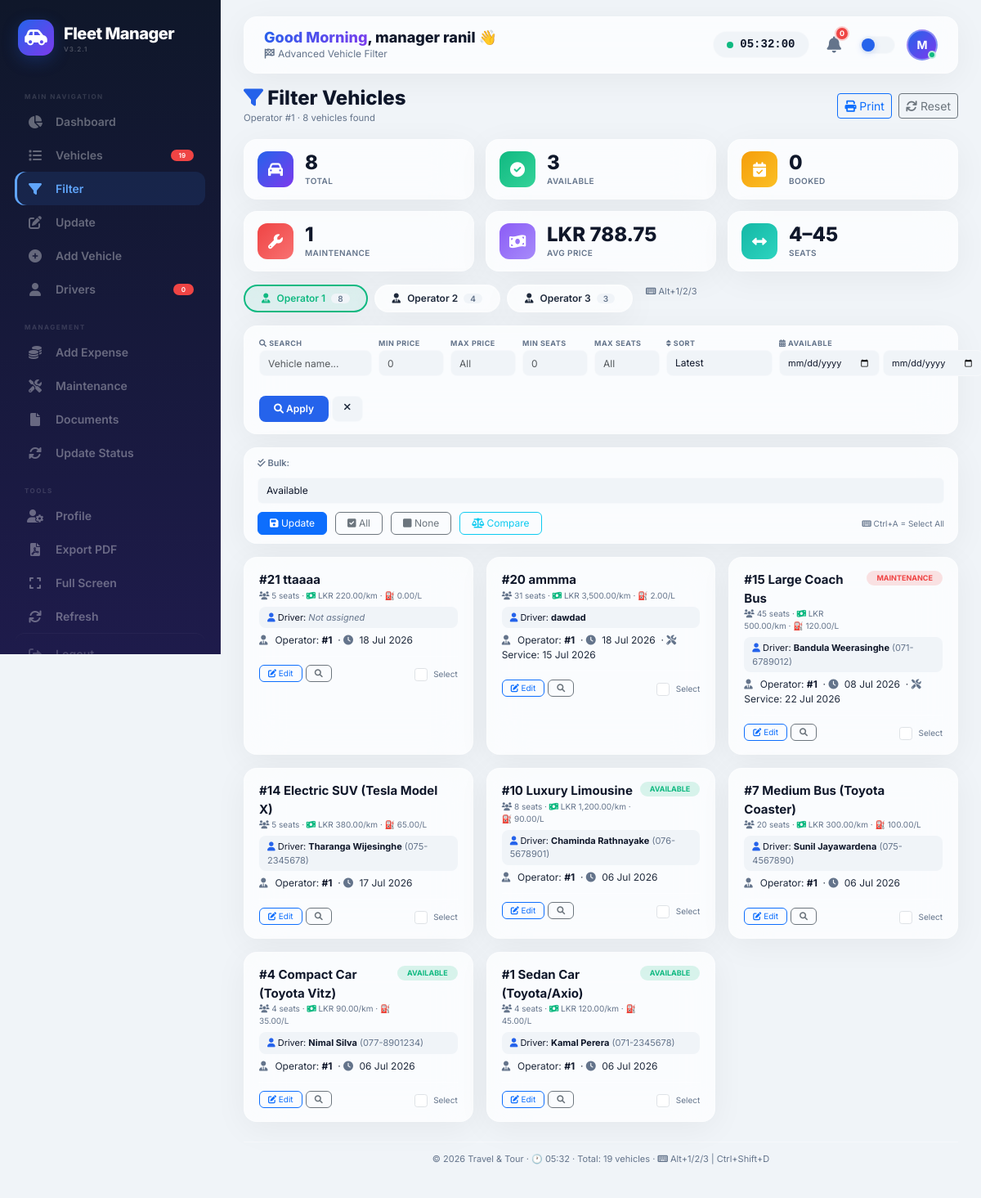
Page /admin/vehicle_management/filter.php (signed in) on the committed database.
### tables this page shows
CREATE TABLE `vehicle_manager` (
  `id` int(11) NOT NULL,
  `name` varchar(100) NOT NULL,
  `email` varchar(100) NOT NULL,
  `password` varchar(255) NOT NULL,
  `phone` varchar(20) DEFAULT NULL,
  `role` enum('admin','manager') DEFAULT 'manager',
  `status` enum('active','inactive') DEFAULT 'active',
  `last_login` datetime DEFAULT NULL,
  `created_at` timestamp NOT NULL DEFAULT current_timestamp()
);

CREATE TABLE `vehicles` (
  `id` int(11) NOT NULL,
  `vehicle_name` varchar(100) NOT NULL,
  `category` varchar(50) DEFAULT 'Sedan',
  `price_per_km` decimal(10,2) NOT NULL,
  `petrol_rate` decimal(10,2) NOT NULL DEFAULT 50.00,
  `capacity` int(11) NOT NULL,
  `operator_id` int(11) DEFAULT NULL,
  `status` enum('Available','On Trip','Maintenance','Inactive') DEFAULT 'Available',
  `driver_name` varchar(100) DEFAULT NULL,
  `driver_phone` varchar(20) DEFAULT NULL,
  `last_lat` decimal(10,8) DEFAULT NULL,
  `last_lng` decimal(11,8) DEFAULT NULL,
  `last_update` datetime DEFAULT NULL,
  `next_maintenance` date DEFAULT NULL,
  `insurance_expiry` date DEFAULT NULL,
  `registration_expiry` date DEFAULT NULL,
  `last_service_date` date DEFAULT NULL,
  `fuel_type` varchar(20) DEFAULT 'Petrol',
  `transmission` varchar(20) DEFAULT 'Manual',
  `driver_id` int(11) DEFAULT NULL,
  `created_at` timestamp NOT NULL DEFAULT current_timestamp()
);

### admin/vehicle_management/filter.php (the view, shortened to what the rows shown need)
<?php
$manager_id = $_SESSION['manager_id'];
$manager_name = 'Manager';
$conn = new mysqli('localhost', 'root', '', 'travel_tour_db');
$conn->set_charset("utf8");
$name_query = $conn->query("SELECT name FROM vehicle_manager WHERE id = $manager_id");
if ($name_query && $name_query->num_rows > 0) {
    $row = $name_query->fetch_assoc();
    $manager_name = $row['name'];
} else {
    $manager_name = $_SESSION['manager_name'] ?? 'Manager';
}
$conn->query("ALTER TABLE bookings ADD COLUMN IF NOT EXISTS start_date DATE AFTER vehicle_id");
$conn->query("ALTER TABLE bookings ADD COLUMN IF NOT EXISTS end_date DATE AFTER start_date");
$op_id = isset($_GET['op']) ? intval($_GET['op']) : 1;
$sort = isset($_GET['sort']) ? $conn->real_escape_string($_GET['sort']) : 'id_desc';
$where = "WHERE v.operator_id = $op_id";
$order_map = [
    'price_asc' => 'v.price_per_km ASC',
    'price_desc' => 'v.price_per_km DESC',
    'capacity_desc' => 'v.capacity DESC',
    'capacity_asc' => 'v.capacity ASC',
    'name_asc' => 'v.vehicle_name ASC',
    'name_desc' => 'v.vehicle_name DESC',
    'id_desc' => 'v.id DESC'
];
$order = $order_map[$sort] ?? 'v.id DESC';
$sql = "SELECT v.*,
        v.driver_name AS driver_name,
        v.driver_phone AS driver_phone,
        (SELECT COUNT(*) FROM bookings b WHERE b.vehicle_id = v.id AND b.status NOT IN ('cancelled', 'Cancelled') AND b.end_date >= CURDATE()) AS active_bookings
        FROM vehicles v
        $where
        ORDER BY $order";
$result = $conn->query($sql);
$vehicles = [];
while ($row = $result->fetch_assoc()) {
    $vehicles[] = $row;
}
$max_cap = 0; $min_cap = 999;
foreach ($vehicles as $v) {
    if ($v['capacity'] > $max_cap) $max_cap = $v['capacity'];
    if ($v['capacity'] < $min_cap) $min_cap = $v['capacity'];
}
$theme = $_COOKIE['vehicle_theme'] ?? 'light';
$hour = date('H');
$greeting = $hour < 12 ? 'Good Morning' : ($hour < 17 ? 'Good Afternoon' : 'Good Evening');
?>
<!DOCTYPE html>
<html lang="en" data-theme="<?= $theme ?>">
<head>
    <link href="https://cdn.jsdelivr.net/npm/bootstrap@5.3.0/dist/css/bootstrap.min.css" rel="stylesheet">
    <link rel="stylesheet" href="https://cdnjs.cloudflare.com/ajax/libs/font-awesome/6.0.0-beta3/css/all.min.css">
</head>
<body>
<main class="main-content">
    <header class="top-header">
        <div class="greeting">
            <h4><span><?= $greeting ?></span>, <?= htmlspecialchars($manager_name) ?> 👋</h4>
            <p><i class="fas fa-flag-checkered"></i> Advanced Vehicle Filter</p>
        </div>
        <div class="header-actions">
            <div class="clock"><span class="dot"></span><span id="liveTime">--:--:--</span></div>
            <div class="notif-bell" onclick="showNotifications()"><i class="fas fa-bell"></i><span class="badge-count">0</span></div>
            <div class="theme-toggle" id="themeToggle"><div class="dot-toggle"></div></div>
            <div class="profile-avatar" id="profileToggle">
                <?= strtoupper(substr($manager_name, 0, 1)) ?>
                <span class="status-dot"></span>
            </div>
        </div>
    </header>
    <div class="stats-grid">
        <div class="stat-card"><div class="icon-wrap teal"><i class="fas fa-arrows-alt-h"></i></div><div class="info"><div class="number"><?= $min_cap == 999 ? '—' : $min_cap . '–' . $max_cap ?></div><div class="label">Seats</div></div></div>
    </div>
    <div class="vehicle-grid">
        <?php if (count($vehicles) > 0): ?>
            <?php foreach ($vehicles as $v):
                $status_lower = strtolower($v['status'] ?? 'available');
                $has_driver = !empty($v['driver_name']);
            ?>
            <div class="vehicle-card" data-id="<?= $v['id'] ?>">
                <div class="top-row">
                    <div class="name">
                        #<?= $v['id'] ?> <?= htmlspecialchars($v['vehicle_name']) ?>
                        <small>
                            <i class="fas fa-users"></i> <?= $v['capacity'] ?> seats ·
                            <i class="fas fa-money-bill-wave" style="color:var(--color-green);"></i> LKR <?= number_format($v['price_per_km'], 2) ?>/km
                            <?php if ($v['petrol_rate']): ?> · ⛽ <?= $v['petrol_rate'] ?>/L<?php endif; ?>
                        </small>
                    </div>
                    <span class="badge-status <?= $status_lower ?>"><?= $v['status'] ?? 'Available' ?></span>
                </div>
                <div class="driver-row">
                    <i class="fas fa-user"></i> Driver:
                    <?php if ($has_driver): ?>
                        <strong><?= htmlspecialchars($v['driver_name']) ?></strong>
                        <?php if ($v['driver_phone']): ?>
                            <span style="color:var(--text-muted);">(<?= htmlspecialchars($v['driver_phone']) ?>)</span>
                        <?php endif; ?>
                    <?php else: ?>
                        <span class="no-driver">Not assigned</span>
                    <?php endif; ?>
                </div>
                <div class="info-row">
                    <i class="fas fa-user-tie"></i> Operator: <strong>#<?= $v['operator_id'] ?></strong>
                    <?php if ($v['last_update']): ?>
                        &nbsp;· <i class="fas fa-clock"></i> <?= date('d M Y', strtotime($v['last_update'])) ?>
                    <?php endif; ?>
                    <?php if ($v['next_maintenance']): ?>
                        &nbsp;· <i class="fas fa-tools"></i> Service: <?= date('d M Y', strtotime($v['next_maintenance'])) ?>
                    <?php endif; ?>
                </div>
                <div class="actions-row">
                    <div class="d-flex gap-1">
                        <a href="update.php?id=<?= $v['id'] ?>" class="btn btn-outline-primary btn-sm">
                            <i class="fas fa-edit"></i> Edit
                        </a>
                        <a href="vehicles.php?search=<?= urlencode($v['vehicle_name']) ?>" class="btn btn-outline-secondary btn-sm">
                            <i class="fas fa-search"></i>
                        </a>
                    </div>
                    <div>
                        <input type="checkbox" name="vehicle_ids[]" value="<?= $v['id'] ?>" class="form-check-input vehicle-checkbox" id="cb_<?= $v['id'] ?>">
                        <label class="form-check-label" for="cb_<?= $v['id'] ?>">Select</label>
                    </div>
                </div>
            </div>
            <?php endforeach; ?>
        <?php endif; ?>
    </div>
</main>
</body>
</html>

### rows in the picture
vehicle_manager: name "manager ranil", name "M"
vehicles: capacity "4", id "4", vehicle_name "Compact Car (Toyota Vitz)", price_per_km "90.00", petrol_rate "35.00", status "AVAILABLE", driver_name "Nimal Silva", driver_phone "077-8901234", operator "1", last_update "06 Jul 2026"
vehicles: capacity "45", id "15", vehicle_name "Large Coach Bus", price_per_km "500.00", petrol_rate "120.00", status "MAINTENANCE", driver_name "Bandula Weerasinghe", driver_phone "071-6789012", operator "1", last_update "08 Jul 2026", next_maintenance "22 Jul 2026"
vehicles: id "21", vehicle_name "ttaaaa", capacity "5", price_per_km "220.00", petrol_rate "0.00", driver_name "Not assigned", operator "1", last_update "18 Jul 2026"
vehicles: id "20", vehicle_name "ammma", capacity "31", price_per_km "3,500.00", petrol_rate "2.00", driver_name "dawdad", operator "1", last_update "18 Jul 2026", next_maintenance "15 Jul 2026"
vehicles: id "14", vehicle_name "Electric SUV (Tesla Model X)", capacity "5", price_per_km "380.00", petrol_rate "65.00", driver_name "Tharanga Wijesinghe", driver_phone "075-2345678", operator "1", last_update "17 Jul 2026"
vehicles: id "10", vehicle_name "Luxury Limousine", capacity "8", price_per_km "1,200.00", petrol_rate "90.00", status "AVAILABLE", driver_name "Chaminda Rathnayake", driver_phone "076-5678901", operator "1", last_update "06 Jul 2026"
vehicles: id "7", vehicle_name "Medium Bus (Toyota Coaster)", capacity "20", price_per_km "300.00", petrol_rate "100.00", driver_name "Sunil Jayawardena", driver_phone "075-4567890", operator "1", last_update "06 Jul 2026"
vehicles: id "1", vehicle_name "Sedan Car (Toyota/Axio)", capacity "4", price_per_km "120.00", petrol_rate "45.00", status "AVAILABLE", driver_name "Kamal Perera", driver_phone "071-2345678", operator "1", last_update "06 Jul 2026"

### other values in the picture
$total_all "19"
$greeting "Good Morning"
$op_id "1"
$total_vehicles "8"
$available "3"
$booked "0"
$maintenance "1"
$avg_price "788.75"
